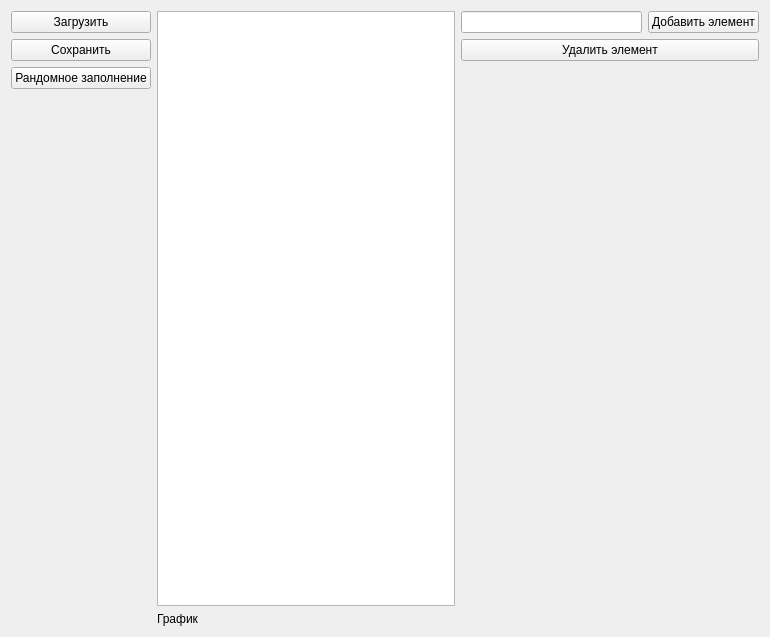
<?xml version="1.0" encoding="UTF-8"?>
<ui version="4.0">
 <class>mainWidget</class>
 <widget class="QWidget" name="mainWidget">
  <property name="geometry">
   <rect>
    <x>0</x>
    <y>0</y>
    <width>770</width>
    <height>637</height>
   </rect>
  </property>
  <property name="windowTitle">
   <string>Form</string>
  </property>
  <layout class="QVBoxLayout" name="verticalLayout_4">
   <item>
    <layout class="QHBoxLayout" name="mainLayout">
     <item>
      <layout class="QVBoxLayout" name="sidebarLayout">
       <item>
        <widget class="QPushButton" name="loadDataButton">
         <property name="text">
          <string>Загрузить</string>
         </property>
        </widget>
       </item>
       <item>
        <widget class="QPushButton" name="saveDataButton">
         <property name="text">
          <string>Сохранить</string>
         </property>
        </widget>
       </item>
       <item>
        <widget class="QPushButton" name="randomizeDataButton">
         <property name="text">
          <string>Рандомное заполнение</string>
         </property>
        </widget>
       </item>
       <item>
        <spacer name="verticalSpacer_2">
         <property name="orientation">
          <enum>Qt::Vertical</enum>
         </property>
         <property name="sizeHint" stdset="0">
          <size>
           <width>20</width>
           <height>40</height>
          </size>
         </property>
        </spacer>
       </item>
      </layout>
     </item>
     <item>
      <layout class="QVBoxLayout" name="contentLayout">
       <item>
        <layout class="QHBoxLayout" name="treeViewLayout">
         <item>
          <widget class="QTreeView" name="treeView">
           <property name="selectionMode">
            <enum>QAbstractItemView::ExtendedSelection</enum>
           </property>
           <property name="selectionBehavior">
            <enum>QAbstractItemView::SelectRows</enum>
           </property>
          </widget>
         </item>
         <item>
          <layout class="QVBoxLayout" name="treeViewManageLayout">
           <item>
            <layout class="QHBoxLayout" name="addNodeLayout">
             <item>
              <widget class="QLineEdit" name="addTreeItemEdit"/>
             </item>
             <item>
              <widget class="QPushButton" name="addTreeItemButton">
               <property name="text">
                <string>Добавить элемент</string>
               </property>
              </widget>
             </item>
            </layout>
           </item>
           <item>
            <widget class="QPushButton" name="deleteTreeItemButton">
             <property name="text">
              <string>Удалить элемент</string>
             </property>
            </widget>
           </item>
           <item>
            <spacer name="verticalSpacer">
             <property name="orientation">
              <enum>Qt::Vertical</enum>
             </property>
             <property name="sizeHint" stdset="0">
              <size>
               <width>20</width>
               <height>40</height>
              </size>
             </property>
            </spacer>
           </item>
          </layout>
         </item>
        </layout>
       </item>
       <item>
        <layout class="QVBoxLayout" name="graphLayout">
         <property name="sizeConstraint">
          <enum>QLayout::SetDefaultConstraint</enum>
         </property>
         <item>
          <widget class="QLabel" name="label">
           <property name="text">
            <string>График</string>
           </property>
          </widget>
         </item>
        </layout>
       </item>
      </layout>
     </item>
    </layout>
   </item>
  </layout>
 </widget>
 <resources/>
 <connections/>
</ui>
